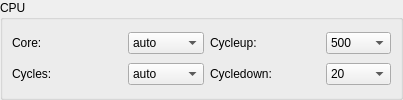
        <widget class="QGroupBox" name="groupBox_2" >
         <property name="title" >
          <string>CPU</string>
         </property>
         <layout class="QGridLayout" >
          <property name="leftMargin" >
           <number>9</number>
          </property>
          <property name="topMargin" >
           <number>9</number>
          </property>
          <property name="rightMargin" >
           <number>9</number>
          </property>
          <property name="bottomMargin" >
           <number>9</number>
          </property>
          <property name="horizontalSpacing" >
           <number>6</number>
          </property>
          <property name="verticalSpacing" >
           <number>6</number>
          </property>
          <item row="1" column="1" >
           <layout class="QHBoxLayout" >
            <property name="spacing" >
             <number>6</number>
            </property>
            <property name="leftMargin" >
             <number>0</number>
            </property>
            <property name="topMargin" >
             <number>0</number>
            </property>
            <property name="rightMargin" >
             <number>0</number>
            </property>
            <property name="bottomMargin" >
             <number>0</number>
            </property>
            <item>
             <widget class="QLabel" name="label_36" >
              <property name="minimumSize" >
               <size>
                <width>110</width>
                <height>0</height>
               </size>
              </property>
              <property name="maximumSize" >
               <size>
                <width>110</width>
                <height>16777215</height>
               </size>
              </property>
              <property name="text" >
               <string>Cycledown:</string>
              </property>
              <property name="buddy" >
               <cstring>cbxCPUCycleDown</cstring>
              </property>
             </widget>
            </item>
            <item>
             <widget class="QComboBox" name="cbxCPUCycleDown" >
              <property name="toolTip" >
               <string/>
              </property>
              <property name="whatsThis" >
               <string/>
              </property>
              <property name="currentIndex" >
               <number>1</number>
              </property>
              <item>
               <property name="text" >
                <string>10</string>
               </property>
              </item>
              <item>
               <property name="text" >
                <string>20</string>
               </property>
              </item>
              <item>
               <property name="text" >
                <string>30</string>
               </property>
              </item>
              <item>
               <property name="text" >
                <string>40</string>
               </property>
              </item>
              <item>
               <property name="text" >
                <string>50</string>
               </property>
              </item>
              <item>
               <property name="text" >
                <string>60</string>
               </property>
              </item>
              <item>
               <property name="text" >
                <string>70</string>
               </property>
              </item>
              <item>
               <property name="text" >
                <string>80</string>
               </property>
              </item>
              <item>
               <property name="text" >
                <string>90</string>
               </property>
              </item>
              <item>
               <property name="text" >
                <string>100</string>
               </property>
              </item>
             </widget>
            </item>
           </layout>
          </item>
          <item row="0" column="1" >
           <layout class="QHBoxLayout" >
            <property name="spacing" >
             <number>6</number>
            </property>
            <property name="leftMargin" >
             <number>0</number>
            </property>
            <property name="topMargin" >
             <number>0</number>
            </property>
            <property name="rightMargin" >
             <number>0</number>
            </property>
            <property name="bottomMargin" >
             <number>0</number>
            </property>
            <item>
             <widget class="QLabel" name="label_37" >
              <property name="minimumSize" >
               <size>
                <width>110</width>
                <height>0</height>
               </size>
              </property>
              <property name="maximumSize" >
               <size>
                <width>110</width>
                <height>16777215</height>
               </size>
              </property>
              <property name="text" >
               <string>Cycleup:</string>
              </property>
              <property name="buddy" >
               <cstring>cbxCPUCycleUp</cstring>
              </property>
             </widget>
            </item>
            <item>
             <widget class="QComboBox" name="cbxCPUCycleUp" >
              <property name="currentIndex" >
               <number>28</number>
              </property>
              <property name="maxVisibleItems" >
               <number>7</number>
              </property>
              <item>
               <property name="text" >
                <string>10000</string>
               </property>
              </item>
              <item>
               <property name="text" >
                <string>9500</string>
               </property>
              </item>
              <item>
               <property name="text" >
                <string>9000</string>
               </property>
              </item>
              <item>
               <property name="text" >
                <string>8500</string>
               </property>
              </item>
              <item>
               <property name="text" >
                <string>8000</string>
               </property>
              </item>
              <item>
               <property name="text" >
                <string>7500</string>
               </property>
              </item>
              <item>
               <property name="text" >
                <string>7000</string>
               </property>
              </item>
              <item>
               <property name="text" >
                <string>6500</string>
               </property>
              </item>
              <item>
               <property name="text" >
                <string>6000</string>
               </property>
              </item>
              <item>
               <property name="text" >
                <string>5500</string>
               </property>
              </item>
              <item>
               <property name="text" >
                <string>5000</string>
               </property>
              </item>
              <item>
               <property name="text" >
                <string>4500</string>
               </property>
              </item>
              <item>
               <property name="text" >
                <string>4000</string>
               </property>
              </item>
              <item>
               <property name="text" >
                <string>3500</string>
               </property>
              </item>
              <item>
               <property name="text" >
                <string>3000</string>
               </property>
              </item>
              <item>
               <property name="text" >
                <string>2500</string>
               </property>
              </item>
              <item>
               <property name="text" >
                <string>2000</string>
               </property>
              </item>
              <item>
               <property name="text" >
                <string>1500</string>
               </property>
              </item>
              <item>
               <property name="text" >
                <string>1000</string>
               </property>
              </item>
              <item>
               <property name="text" >
                <string>950</string>
               </property>
              </item>
              <item>
               <property name="text" >
                <string>900</string>
               </property>
              </item>
              <item>
               <property name="text" >
                <string>850</string>
               </property>
              </item>
              <item>
               <property name="text" >
                <string>800</string>
               </property>
              </item>
              <item>
               <property name="text" >
                <string>750</string>
               </property>
              </item>
              <item>
               <property name="text" >
                <string>700</string>
               </property>
              </item>
              <item>
               <property name="text" >
                <string>650</string>
               </property>
              </item>
              <item>
               <property name="text" >
                <string>600</string>
               </property>
              </item>
              <item>
               <property name="text" >
                <string>550</string>
               </property>
              </item>
              <item>
               <property name="text" >
                <string>500</string>
               </property>
              </item>
             </widget>
            </item>
           </layout>
          </item>
          <item row="1" column="0" >
           <layout class="QHBoxLayout" >
            <property name="spacing" >
             <number>6</number>
            </property>
            <property name="leftMargin" >
             <number>0</number>
            </property>
            <property name="topMargin" >
             <number>0</number>
            </property>
            <property name="rightMargin" >
             <number>0</number>
            </property>
            <property name="bottomMargin" >
             <number>0</number>
            </property>
            <item>
             <widget class="QLabel" name="label_38" >
              <property name="minimumSize" >
               <size>
                <width>110</width>
                <height>0</height>
               </size>
              </property>
              <property name="maximumSize" >
               <size>
                <width>110</width>
                <height>16777215</height>
               </size>
              </property>
              <property name="text" >
               <string>Cycles:</string>
              </property>
              <property name="buddy" >
               <cstring>cbxCPUCycles</cstring>
              </property>
             </widget>
            </item>
            <item>
             <widget class="QComboBox" name="cbxCPUCycles" >
              <property name="currentIndex" >
               <number>0</number>
              </property>
              <property name="maxVisibleItems" >
               <number>7</number>
              </property>
              <item>
               <property name="text" >
                <string>auto</string>
               </property>
              </item>
              <item>
               <property name="text" >
                <string>20000</string>
               </property>
              </item>
              <item>
               <property name="text" >
                <string>19000</string>
               </property>
              </item>
              <item>
               <property name="text" >
                <string>18000</string>
               </property>
              </item>
              <item>
               <property name="text" >
                <string>17000</string>
               </property>
              </item>
              <item>
               <property name="text" >
                <string>16000</string>
               </property>
              </item>
              <item>
               <property name="text" >
                <string>15000</string>
               </property>
              </item>
              <item>
               <property name="text" >
                <string>14000</string>
               </property>
              </item>
              <item>
               <property name="text" >
                <string>13000</string>
               </property>
              </item>
              <item>
               <property name="text" >
                <string>12500</string>
               </property>
              </item>
              <item>
               <property name="text" >
                <string>12000</string>
               </property>
              </item>
              <item>
               <property name="text" >
                <string>11500</string>
               </property>
              </item>
              <item>
               <property name="text" >
                <string>11000</string>
               </property>
              </item>
              <item>
               <property name="text" >
                <string>10500</string>
               </property>
              </item>
              <item>
               <property name="text" >
                <string>10000</string>
               </property>
              </item>
              <item>
               <property name="text" >
                <string>9500</string>
               </property>
              </item>
              <item>
               <property name="text" >
                <string>9000</string>
               </property>
              </item>
              <item>
               <property name="text" >
                <string>8500</string>
               </property>
              </item>
              <item>
               <property name="text" >
                <string>8000</string>
               </property>
              </item>
              <item>
               <property name="text" >
                <string>7500</string>
               </property>
              </item>
              <item>
               <property name="text" >
                <string>7000</string>
               </property>
              </item>
              <item>
               <property name="text" >
                <string>6500</string>
               </property>
              </item>
              <item>
               <property name="text" >
                <string>6000</string>
               </property>
              </item>
              <item>
               <property name="text" >
                <string>5500</string>
               </property>
              </item>
              <item>
               <property name="text" >
                <string>5000</string>
               </property>
              </item>
              <item>
               <property name="text" >
                <string>4500</string>
               </property>
              </item>
              <item>
               <property name="text" >
                <string>4000</string>
               </property>
              </item>
              <item>
               <property name="text" >
                <string>3500</string>
               </property>
              </item>
              <item>
               <property name="text" >
                <string>3000</string>
               </property>
              </item>
              <item>
               <property name="text" >
                <string>2500</string>
               </property>
              </item>
              <item>
               <property name="text" >
                <string>2000</string>
               </property>
              </item>
              <item>
               <property name="text" >
                <string>1500</string>
               </property>
              </item>
              <item>
               <property name="text" >
                <string>1000</string>
               </property>
              </item>
              <item>
               <property name="text" >
                <string>950</string>
               </property>
              </item>
              <item>
               <property name="text" >
                <string>900</string>
               </property>
              </item>
              <item>
               <property name="text" >
                <string>850</string>
               </property>
              </item>
              <item>
               <property name="text" >
                <string>800</string>
               </property>
              </item>
              <item>
               <property name="text" >
                <string>750</string>
               </property>
              </item>
              <item>
               <property name="text" >
                <string>700</string>
               </property>
              </item>
              <item>
               <property name="text" >
                <string>650</string>
               </property>
              </item>
              <item>
               <property name="text" >
                <string>600</string>
               </property>
              </item>
              <item>
               <property name="text" >
                <string>550</string>
               </property>
              </item>
              <item>
               <property name="text" >
                <string>500</string>
               </property>
              </item>
             </widget>
            </item>
           </layout>
          </item>
          <item row="0" column="0" >
           <layout class="QHBoxLayout" >
            <property name="spacing" >
             <number>6</number>
            </property>
            <property name="leftMargin" >
             <number>0</number>
            </property>
            <property name="topMargin" >
             <number>0</number>
            </property>
            <property name="rightMargin" >
             <number>0</number>
            </property>
            <property name="bottomMargin" >
             <number>0</number>
            </property>
            <item>
             <widget class="QLabel" name="label_35" >
              <property name="minimumSize" >
               <size>
                <width>110</width>
                <height>0</height>
               </size>
              </property>
              <property name="maximumSize" >
               <size>
                <width>110</width>
                <height>16777215</height>
               </size>
              </property>
              <property name="text" >
               <string>Core:</string>
              </property>
              <property name="buddy" >
               <cstring>cbxCPUCore</cstring>
              </property>
             </widget>
            </item>
            <item>
             <widget class="QComboBox" name="cbxCPUCore" >
              <property name="toolTip" >
               <string/>
              </property>
              <property name="whatsThis" >
               <string/>
              </property>
              <property name="currentIndex" >
               <number>0</number>
              </property>
              <item>
               <property name="text" >
                <string>auto</string>
               </property>
              </item>
              <item>
               <property name="text" >
                <string>simple</string>
               </property>
              </item>
              <item>
               <property name="text" >
                <string>normal</string>
               </property>
              </item>
              <item>
               <property name="text" >
                <string>full</string>
               </property>
              </item>
              <item>
               <property name="text" >
                <string>dynamic</string>
               </property>
              </item>
             </widget>
            </item>
           </layout>
          </item>
         </layout>
        </widget>
